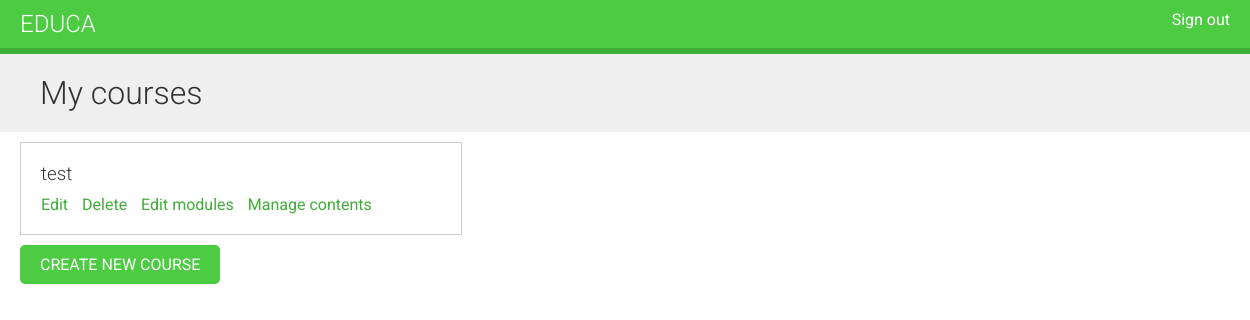
The app's page /course/mine/ (signed in), older data.
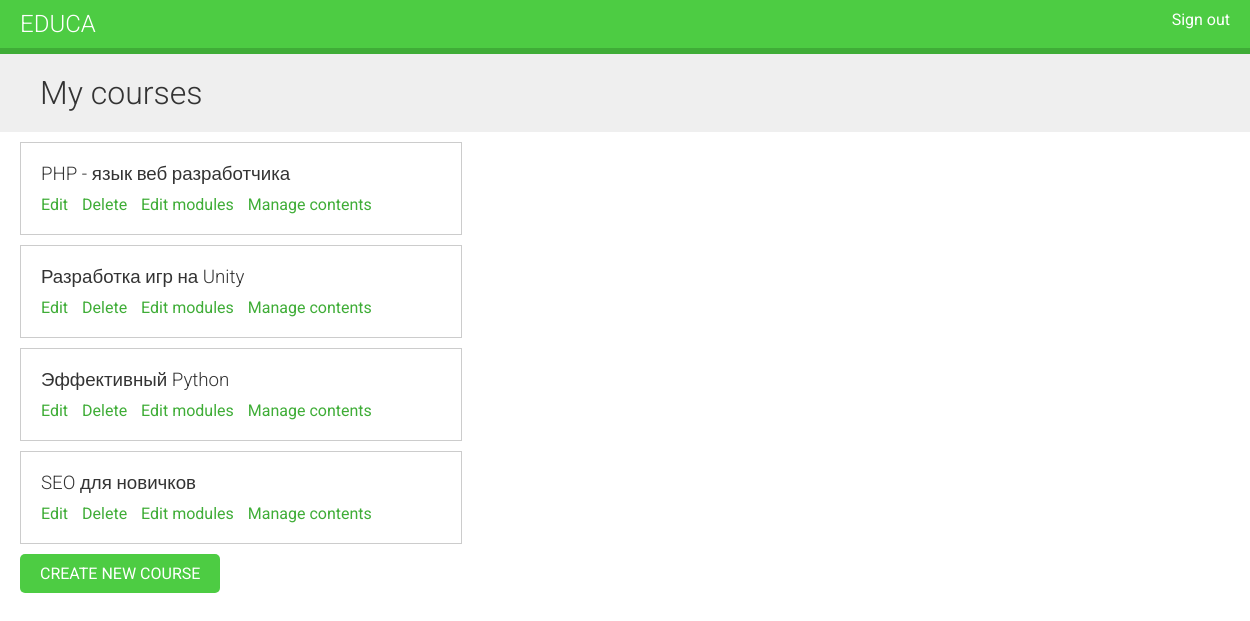
The same page, newer data.
### courses/models.py (models this page shows, shortened)
class Course(models.Model):
    owner = models.ForeignKey(User,
                              related_name='courses_created',
                              on_delete=models.CASCADE)
    subject = models.ForeignKey(Subject,
                                related_name='courses',
                                on_delete=models.CASCADE)
    title = models.CharField(max_length=200)
    slug = models.SlugField(max_length=200, unique=True)
    overview = models.TextField()
    created = models.DateTimeField(auto_now_add=True)
    students = models.ManyToManyField(User, related_name='courses_joined', blank=True)
    class Meta:
        ordering = ['-created']

### courses/views.py (the view)
# urls.py: path('mine/', views.ManageCourseListView.as_view(), name='manage_course_list'),
class ManageCourseListView(OwnerCourseEditMixin, ListView):
    template_name = 'courses/manage/course/list.html'
    permission_required = 'courses.view_course'

### courses/views.py (called while the page is built)
    def get_queryset(self):
        qs = super().get_queryset()
        return qs.filter(owner=self.request.user)

### courses/templates/courses/manage/course/list.html (shortened to what this page needs)
{% extends 'base.html' %}
{% block content %}
<h1>My courses</h1>
<div class="module">
    {% for course in object_list %}
    <div class="course-info">
        <h3>{{ course.title }}</h3>
        <p>
            <a href="{% url 'course_edit' course.id %}">Edit</a>
            <a href="{% url 'course_delete' course.id %}">Delete</a>
            <a href="{% url 'course_module_update' course.id %}">Edit modules</a>
            {% if course.modules.count > 0 %}
            <a href="{% url 'module_content_list' course.modules.first.id %}">
                Manage contents
            </a>
            {% endif %}
        </p>
    </div>
    {% empty %}
    <p>You haven't created any courses yet.</p>
    {% endfor %}
    <p>
        <a href="{% url 'course_create' %}" class="button">Create new course</a>
    </p>
</div>
{% endblock %}

Row changes from the older to the newer data that the page shows:
added Course: title "PHP - язык веб разработчика", shows "Manage contents"
added Course: title "Разработка игр на Unity", shows "Manage contents"
added Course: title "Эффективный Python", shows "Manage contents"
changed Course: title "test" → "SEO для новичков"
